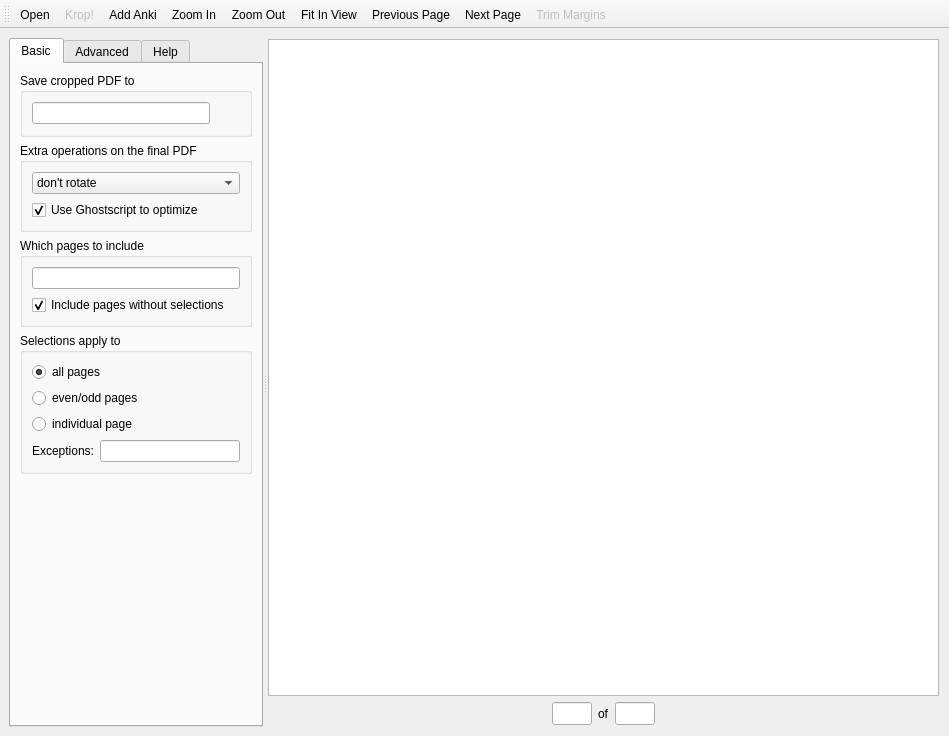
<?xml version="1.0" encoding="UTF-8"?>
<ui version="4.0">
 <class>MainWindow</class>
 <widget class="QMainWindow" name="MainWindow">
  <property name="geometry">
   <rect>
    <x>0</x>
    <y>0</y>
    <width>949</width>
    <height>736</height>
   </rect>
  </property>
  <property name="windowTitle">
   <string>krop yo: A tool to crop your PDFs</string>
  </property>
  <widget class="QWidget" name="centralwidget">
   <layout class="QVBoxLayout" name="verticalLayout_7">
    <item>
     <widget class="QSplitter" name="splitter">
      <property name="orientation">
       <enum>Qt::Horizontal</enum>
      </property>
      <property name="childrenCollapsible">
       <bool>false</bool>
      </property>
      <widget class="QTabWidget" name="tabWidget">
       <property name="sizePolicy">
        <sizepolicy hsizetype="Preferred" vsizetype="Expanding">
         <horstretch>0</horstretch>
         <verstretch>0</verstretch>
        </sizepolicy>
       </property>
       <property name="currentIndex">
        <number>0</number>
       </property>
       <widget class="QWidget" name="tabBasic">
        <attribute name="title">
         <string>Basic</string>
        </attribute>
        <layout class="QVBoxLayout" name="verticalLayout_4">
         <item>
          <widget class="QGroupBox" name="groupSaveTo">
           <property name="title">
            <string>Save cropped PDF to</string>
           </property>
           <layout class="QGridLayout" name="gridLayout">
            <item row="0" column="0">
             <widget class="QLineEdit" name="editFile">
              <property name="toolTip">
               <string>&lt;p&gt;This is where the cropped PDF will be saved after you choose &lt;i&gt;Krop!&lt;/i&gt; in the menu.&lt;/p&gt;</string>
              </property>
             </widget>
            </item>
            <item row="0" column="1">
             <widget class="QToolButton" name="buttonFileSelect">
              <property name="toolTip">
               <string>&lt;p&gt;This is where the cropped PDF will be saved after you choose &lt;i&gt;Krop!&lt;/i&gt; in the menu.&lt;/p&gt;</string>
              </property>
              <property name="text">
               <string/>
              </property>
              <property name="autoRaise">
               <bool>true</bool>
              </property>
             </widget>
            </item>
           </layout>
          </widget>
         </item>
         <item>
          <widget class="QGroupBox" name="groupPDFOperations">
           <property name="title">
            <string>Extra operations on the final PDF</string>
           </property>
           <property name="flat">
            <bool>false</bool>
           </property>
           <layout class="QVBoxLayout" name="verticalLayout_8">
            <item>
             <widget class="QComboBox" name="comboRotation">
              <item>
               <property name="text">
                <string>don't rotate</string>
               </property>
              </item>
              <item>
               <property name="text">
                <string>rotate left (90° counterclockwise)</string>
               </property>
              </item>
              <item>
               <property name="text">
                <string>rotate right (90° clockwise)</string>
               </property>
              </item>
              <item>
               <property name="text">
                <string>upside down</string>
               </property>
              </item>
             </widget>
            </item>
            <item>
             <widget class="QCheckBox" name="checkGhostscript">
              <property name="sizePolicy">
               <sizepolicy hsizetype="Minimum" vsizetype="Fixed">
                <horstretch>0</horstretch>
                <verstretch>0</verstretch>
               </sizepolicy>
              </property>
              <property name="toolTip">
               <string>&lt;p&gt;In order to use this option, Ghostscript must be installed and available as &lt;i&gt;gs&lt;/i&gt;. Whether this option actually improves the file size depends on the PDF file.&lt;/p&gt;</string>
              </property>
              <property name="text">
               <string>Use Ghostscript to optimize</string>
              </property>
              <property name="checked">
               <bool>true</bool>
              </property>
             </widget>
            </item>
           </layout>
          </widget>
         </item>
         <item>
          <widget class="QGroupBox" name="groupWhichPages">
           <property name="title">
            <string>Which pages to include</string>
           </property>
           <layout class="QVBoxLayout" name="verticalLayout">
            <item>
             <widget class="QLineEdit" name="editWhichPages">
              <property name="toolTip">
               <string>&lt;p&gt;Which pages to include in the output file.&lt;/p&gt;&lt;p&gt;&lt;i&gt;Eg:&lt;/i&gt; 1-5 for the first 5 pages
&lt;br&gt;&lt;i&gt;Eg:&lt;/i&gt; 2- for all but the first page
&lt;br&gt;&lt;i&gt;Eg:&lt;/i&gt; 1,4-5,7- to omit pages 2,3,6&lt;/p&gt;</string>
              </property>
             </widget>
            </item>
            <item>
             <widget class="QCheckBox" name="checkIncludePagesWithoutSelections">
              <property name="toolTip">
               <string>&lt;p&gt;If checked, pages without selections will be included in the output unchanged. Otherwise, such pages will be removed from the output.&lt;/p&gt;</string>
              </property>
              <property name="text">
               <string>Include pages without selections</string>
              </property>
              <property name="checked">
               <bool>true</bool>
              </property>
             </widget>
            </item>
           </layout>
          </widget>
         </item>
         <item>
          <widget class="QGroupBox" name="groupSelectionMode">
           <property name="toolTip">
            <string>&lt;p&gt;Should all pages be cropped based on the same selections? Maybe you want to treat even and odd pages differently? For full control you can crop each page using individual selections.&lt;/p&gt;</string>
           </property>
           <property name="title">
            <string>Selections apply to</string>
           </property>
           <property name="flat">
            <bool>false</bool>
           </property>
           <layout class="QGridLayout" name="gridLayout_2">
            <item row="0" column="0" colspan="2">
             <widget class="QRadioButton" name="radioSelAll">
              <property name="text">
               <string>all pages</string>
              </property>
              <property name="checked">
               <bool>true</bool>
              </property>
             </widget>
            </item>
            <item row="1" column="0" colspan="2">
             <widget class="QRadioButton" name="radioSelEvenOdd">
              <property name="text">
               <string>even/odd pages</string>
              </property>
             </widget>
            </item>
            <item row="2" column="0" colspan="2">
             <widget class="QRadioButton" name="radioSelIndividual">
              <property name="text">
               <string>individual page</string>
              </property>
             </widget>
            </item>
            <item row="3" column="0">
             <widget class="QLabel" name="labelSelExceptions">
              <property name="toolTip">
               <string>&lt;p&gt;List pages which require individual selections.&lt;/p&gt;</string>
              </property>
              <property name="text">
               <string>Exceptions:</string>
              </property>
             </widget>
            </item>
            <item row="3" column="1">
             <widget class="QLineEdit" name="editSelExceptions">
              <property name="toolTip">
               <string>&lt;p&gt;List pages which require individual selections.&lt;/p&gt;</string>
              </property>
             </widget>
            </item>
           </layout>
          </widget>
         </item>
         <item>
          <spacer name="verticalSpacer_3">
           <property name="orientation">
            <enum>Qt::Vertical</enum>
           </property>
           <property name="sizeHint" stdset="0">
            <size>
             <width>20</width>
             <height>484</height>
            </size>
           </property>
          </spacer>
         </item>
        </layout>
       </widget>
       <widget class="QWidget" name="tabAdvanced">
        <attribute name="title">
         <string>Advanced</string>
        </attribute>
        <layout class="QVBoxLayout" name="verticalLayout_5">
         <item>
          <widget class="QGroupBox" name="groupCurrentSel">
           <property name="enabled">
            <bool>false</bool>
           </property>
           <property name="toolTip">
            <string>&lt;p&gt;Click a selection to make it the current one. You can then set a fixed aspect ratio for this selection here.&lt;/p&gt;</string>
           </property>
           <property name="title">
            <string>Current Selection</string>
           </property>
           <layout class="QGridLayout" name="gridLayout_4">
            <item row="0" column="0" colspan="2">
             <widget class="QComboBox" name="comboSelAspectRatioType">
              <property name="toolTip">
               <string>&lt;p&gt;If your favorite aspect ratio is missing here, you can add it by editing the config file.&lt;/p&gt;</string>
              </property>
              <property name="editable">
               <bool>false</bool>
              </property>
              <property name="sizeAdjustPolicy">
               <enum>QComboBox::AdjustToContentsOnFirstShow</enum>
              </property>
             </widget>
            </item>
            <item row="1" column="1">
             <widget class="QLineEdit" name="editSelAspectRatio"/>
            </item>
            <item row="1" column="0">
             <widget class="QLabel" name="labelSelAspectRatio">
              <property name="text">
               <string>Aspect ratio:</string>
              </property>
             </widget>
            </item>
           </layout>
          </widget>
         </item>
         <item>
          <widget class="QGroupBox" name="groupTrimMargins">
           <property name="toolTip">
            <string>&lt;p&gt;Right-click a selection to automatically trim it.&lt;/p&gt;</string>
           </property>
           <property name="title">
            <string>Settings for trimming margins</string>
           </property>
           <layout class="QGridLayout" name="gridLayout_3">
            <item row="0" column="0" colspan="2">
             <widget class="QCheckBox" name="checkTrimUseAllPages">
              <property name="toolTip">
               <string>&lt;p&gt;If selected, all pages will be inspected (which can be very slow!) in order to determine the margins for auto trimming. Otherwise, only the current page is inspected.&lt;/p&gt;</string>
              </property>
              <property name="text">
               <string>Use all pages (slow!)</string>
              </property>
              <property name="checked">
               <bool>true</bool>
              </property>
             </widget>
            </item>
            <item row="1" column="0">
             <widget class="QLabel" name="labelPadding">
              <property name="toolTip">
               <string>&lt;p&gt;How much padding to use when trimming.&lt;/p&gt;&lt;p&gt;&lt;i&gt;Eg:&lt;/i&gt; 2 or 5,2 or 5,2,5,5 (interpreted as in CSS)&lt;/p&gt;</string>
              </property>
              <property name="text">
               <string>Padding:</string>
              </property>
             </widget>
            </item>
            <item row="1" column="1">
             <widget class="QLineEdit" name="editPadding">
              <property name="toolTip">
               <string>&lt;p&gt;How much padding to use when trimming.&lt;/p&gt;&lt;p&gt;&lt;i&gt;Eg:&lt;/i&gt; 2 or 5,2 or 5,2,5,5 (interpreted as in CSS)&lt;/p&gt;</string>
              </property>
              <property name="text">
               <string/>
              </property>
             </widget>
            </item>
            <item row="2" column="0">
             <widget class="QLabel" name="labelAllowedChanges">
              <property name="enabled">
               <bool>true</bool>
              </property>
              <property name="text">
               <string>Allowed changes:</string>
              </property>
             </widget>
            </item>
            <item row="2" column="1">
             <widget class="QLineEdit" name="editAllowedChanges">
              <property name="enabled">
               <bool>true</bool>
              </property>
             </widget>
            </item>
            <item row="3" column="0">
             <widget class="QLabel" name="labelSensitivity">
              <property name="enabled">
               <bool>true</bool>
              </property>
              <property name="text">
               <string>Color sensitivity:</string>
              </property>
             </widget>
            </item>
            <item row="3" column="1">
             <widget class="QLineEdit" name="editSensitivity">
              <property name="enabled">
               <bool>true</bool>
              </property>
             </widget>
            </item>
           </layout>
          </widget>
         </item>
         <item>
          <widget class="QGroupBox" name="groupDistribute">
           <property name="toolTip">
            <string>&lt;p&gt;Use this option if you want to break up each selection into pieces that exactly fit a certain aspect ratio. This is useful for displaying files on devices that don't support scrolling well.&lt;/p&gt;</string>
           </property>
           <property name="title">
            <string>Fit screen of device</string>
           </property>
           <layout class="QFormLayout" name="formLayout">
            <property name="fieldGrowthPolicy">
             <enum>QFormLayout::ExpandingFieldsGrow</enum>
            </property>
            <item row="0" column="0" colspan="2">
             <widget class="QComboBox" name="comboDistributeDevice">
              <property name="editable">
               <bool>false</bool>
              </property>
              <property name="sizeAdjustPolicy">
               <enum>QComboBox::AdjustToContentsOnFirstShow</enum>
              </property>
             </widget>
            </item>
            <item row="1" column="0">
             <widget class="QLabel" name="labelDistributeAspectRatio">
              <property name="text">
               <string>Aspect ratio:</string>
              </property>
             </widget>
            </item>
            <item row="1" column="1">
             <widget class="QLineEdit" name="editDistributeAspectRatio"/>
            </item>
            <item row="2" column="0" colspan="2">
             <widget class="QLabel" name="labelDistributeHelp">
              <property name="text">
               <string>&lt;p&gt;&lt;i&gt;Eg:&lt;/i&gt; 600:730 (ratio of width to height)&lt;/p&gt;</string>
              </property>
              <property name="wordWrap">
               <bool>true</bool>
              </property>
             </widget>
            </item>
           </layout>
          </widget>
         </item>
         <item>
          <spacer name="verticalSpacer">
           <property name="orientation">
            <enum>Qt::Vertical</enum>
           </property>
           <property name="sizeHint" stdset="0">
            <size>
             <width>20</width>
             <height>339</height>
            </size>
           </property>
          </spacer>
         </item>
        </layout>
       </widget>
       <widget class="QWidget" name="tabHelp">
        <attribute name="title">
         <string>Help</string>
        </attribute>
        <layout class="QVBoxLayout" name="verticalLayout_3">
         <item>
          <widget class="QLabel" name="labelHelp">
           <property name="sizePolicy">
            <sizepolicy hsizetype="Ignored" vsizetype="Preferred">
             <horstretch>0</horstretch>
             <verstretch>0</verstretch>
            </sizepolicy>
           </property>
           <property name="maximumSize">
            <size>
             <width>16777215</width>
             <height>16777215</height>
            </size>
           </property>
           <property name="baseSize">
            <size>
             <width>0</width>
             <height>0</height>
            </size>
           </property>
           <property name="text">
            <string>&lt;h3&gt;Getting started&lt;/h3&gt;
&lt;p&gt;Using your mouse, create one or more selections on the pdf document. These are the regions that will be included into the cropped file.&lt;/p&gt;
&lt;p&gt;When you are done, click &lt;i&gt;Krop!&lt;/i&gt; in the menu to create a cropped version of your document.&lt;/p&gt;
&lt;h3&gt;Hints&lt;/h3&gt;
&lt;p&gt;Right-click the page to create a selection for the full page (or a grid of selections).&lt;/p&gt;
&lt;p&gt;Right-click a selection to delete it. Or simply press the Delete key.&lt;/p&gt;
&lt;p&gt;You can choose to create individual selections for each page.&lt;/p&gt;
&lt;p&gt;You can automatically trim the margins of your selections.&lt;/p&gt;
&lt;p&gt;Examples and more information can be found at: &lt;a href='http://arminstraub.com/software/krop'&gt;arminstraub.com&lt;/a&gt;&lt;/p&gt;
</string>
           </property>
           <property name="textFormat">
            <enum>Qt::AutoText</enum>
           </property>
           <property name="wordWrap">
            <bool>true</bool>
           </property>
           <property name="openExternalLinks">
            <bool>true</bool>
           </property>
          </widget>
         </item>
         <item>
          <spacer name="verticalSpacer_2">
           <property name="orientation">
            <enum>Qt::Vertical</enum>
           </property>
           <property name="sizeHint" stdset="0">
            <size>
             <width>20</width>
             <height>524</height>
            </size>
           </property>
          </spacer>
         </item>
         <item>
          <widget class="QFrame" name="frameHelpCopyright">
           <property name="frameShape">
            <enum>QFrame::HLine</enum>
           </property>
          </widget>
         </item>
         <item>
          <widget class="QLabel" name="labelHelpCopyright">
           <property name="sizePolicy">
            <sizepolicy hsizetype="Ignored" vsizetype="Preferred">
             <horstretch>0</horstretch>
             <verstretch>0</verstretch>
            </sizepolicy>
           </property>
           <property name="toolTip">
            <string>&lt;p&gt;This program is free software and available to you in the hope that it will be useful; but without any warranty. It is distributed under the terms of the GNU General Public License (GPLv3+). See the accompanying files for more information.&lt;/p&gt;</string>
           </property>
           <property name="text">
            <string>&lt;p&gt;Copyright (C) 2010-2020 Armin Straub
&lt;br&gt;&lt;a href='http://arminstraub.com'&gt;http://arminstraub.com&lt;/a&gt;&lt;/p&gt;</string>
           </property>
           <property name="textFormat">
            <enum>Qt::AutoText</enum>
           </property>
           <property name="wordWrap">
            <bool>true</bool>
           </property>
           <property name="openExternalLinks">
            <bool>true</bool>
           </property>
          </widget>
         </item>
        </layout>
       </widget>
      </widget>
      <widget class="QFrame" name="frame">
       <property name="sizePolicy">
        <sizepolicy hsizetype="Expanding" vsizetype="Preferred">
         <horstretch>1</horstretch>
         <verstretch>0</verstretch>
        </sizepolicy>
       </property>
       <property name="frameShape">
        <enum>QFrame::NoFrame</enum>
       </property>
       <property name="frameShadow">
        <enum>QFrame::Raised</enum>
       </property>
       <layout class="QVBoxLayout" name="verticalLayout_2">
        <property name="margin">
         <number>1</number>
        </property>
        <item>
         <widget class="QGraphicsView" name="documentView">
          <property name="contextMenuPolicy">
           <enum>Qt::CustomContextMenu</enum>
          </property>
          <property name="frameShadow">
           <enum>QFrame::Sunken</enum>
          </property>
         </widget>
        </item>
        <item>
         <widget class="QFrame" name="frame_2">
          <property name="frameShape">
           <enum>QFrame::NoFrame</enum>
          </property>
          <property name="frameShadow">
           <enum>QFrame::Raised</enum>
          </property>
          <layout class="QHBoxLayout" name="horizontalLayout_2">
           <property name="margin">
            <number>0</number>
           </property>
           <item>
            <spacer name="horizontalSpacer">
             <property name="orientation">
              <enum>Qt::Horizontal</enum>
             </property>
             <property name="sizeType">
              <enum>QSizePolicy::Expanding</enum>
             </property>
             <property name="sizeHint" stdset="0">
              <size>
               <width>40</width>
               <height>20</height>
              </size>
             </property>
            </spacer>
           </item>
           <item>
            <widget class="QPushButton" name="buttonFirst">
             <property name="minimumSize">
              <size>
               <width>24</width>
               <height>24</height>
              </size>
             </property>
             <property name="maximumSize">
              <size>
               <width>24</width>
               <height>24</height>
              </size>
             </property>
             <property name="focusPolicy">
              <enum>Qt::NoFocus</enum>
             </property>
             <property name="text">
              <string/>
             </property>
             <property name="flat">
              <bool>true</bool>
             </property>
            </widget>
           </item>
           <item>
            <widget class="QPushButton" name="buttonPrevious">
             <property name="minimumSize">
              <size>
               <width>24</width>
               <height>24</height>
              </size>
             </property>
             <property name="maximumSize">
              <size>
               <width>24</width>
               <height>24</height>
              </size>
             </property>
             <property name="focusPolicy">
              <enum>Qt::NoFocus</enum>
             </property>
             <property name="text">
              <string/>
             </property>
             <property name="flat">
              <bool>true</bool>
             </property>
            </widget>
           </item>
           <item>
            <widget class="QLineEdit" name="editCurrentPage">
             <property name="sizePolicy">
              <sizepolicy hsizetype="Fixed" vsizetype="Fixed">
               <horstretch>0</horstretch>
               <verstretch>0</verstretch>
              </sizepolicy>
             </property>
             <property name="minimumSize">
              <size>
               <width>40</width>
               <height>23</height>
              </size>
             </property>
             <property name="maximumSize">
              <size>
               <width>40</width>
               <height>16777215</height>
              </size>
             </property>
             <property name="inputMask">
              <string/>
             </property>
             <property name="alignment">
              <set>Qt::AlignCenter</set>
             </property>
            </widget>
           </item>
           <item>
            <widget class="QLabel" name="label">
             <property name="text">
              <string>of</string>
             </property>
            </widget>
           </item>
           <item>
            <widget class="QLineEdit" name="editMaxPage">
             <property name="enabled">
              <bool>true</bool>
             </property>
             <property name="sizePolicy">
              <sizepolicy hsizetype="Fixed" vsizetype="Fixed">
               <horstretch>0</horstretch>
               <verstretch>0</verstretch>
              </sizepolicy>
             </property>
             <property name="minimumSize">
              <size>
               <width>40</width>
               <height>23</height>
              </size>
             </property>
             <property name="maximumSize">
              <size>
               <width>40</width>
               <height>16777215</height>
              </size>
             </property>
             <property name="autoFillBackground">
              <bool>false</bool>
             </property>
             <property name="inputMask">
              <string/>
             </property>
             <property name="frame">
              <bool>true</bool>
             </property>
             <property name="alignment">
              <set>Qt::AlignCenter</set>
             </property>
             <property name="readOnly">
              <bool>true</bool>
             </property>
            </widget>
           </item>
           <item>
            <widget class="QPushButton" name="buttonNext">
             <property name="minimumSize">
              <size>
               <width>24</width>
               <height>24</height>
              </size>
             </property>
             <property name="maximumSize">
              <size>
               <width>24</width>
               <height>24</height>
              </size>
             </property>
             <property name="focusPolicy">
              <enum>Qt::NoFocus</enum>
             </property>
             <property name="text">
              <string/>
             </property>
             <property name="flat">
              <bool>true</bool>
             </property>
            </widget>
           </item>
           <item>
            <widget class="QPushButton" name="buttonLast">
             <property name="minimumSize">
              <size>
               <width>24</width>
               <height>24</height>
              </size>
             </property>
             <property name="maximumSize">
              <size>
               <width>24</width>
               <height>24</height>
              </size>
             </property>
             <property name="focusPolicy">
              <enum>Qt::NoFocus</enum>
             </property>
             <property name="text">
              <string/>
             </property>
             <property name="flat">
              <bool>true</bool>
             </property>
            </widget>
           </item>
           <item>
            <spacer name="horizontalSpacer2">
             <property name="orientation">
              <enum>Qt::Horizontal</enum>
             </property>
             <property name="sizeType">
              <enum>QSizePolicy::Expanding</enum>
             </property>
             <property name="sizeHint" stdset="0">
              <size>
               <width>40</width>
               <height>20</height>
              </size>
             </property>
            </spacer>
           </item>
          </layout>
         </widget>
        </item>
       </layout>
      </widget>
     </widget>
    </item>
   </layout>
  </widget>
  <widget class="QMenuBar" name="menubar">
   <property name="geometry">
    <rect>
     <x>0</x>
     <y>0</y>
     <width>949</width>
     <height>21</height>
    </rect>
   </property>
  </widget>
  <widget class="QToolBar" name="toolBar">
   <property name="contextMenuPolicy">
    <enum>Qt::ActionsContextMenu</enum>
   </property>
   <property name="windowTitle">
    <string>toolBar</string>
   </property>
   <property name="movable">
    <bool>true</bool>
   </property>
   <property name="toolButtonStyle">
    <enum>Qt::ToolButtonFollowStyle</enum>
   </property>
   <property name="floatable">
    <bool>false</bool>
   </property>
   <attribute name="toolBarArea">
    <enum>TopToolBarArea</enum>
   </attribute>
   <attribute name="toolBarBreak">
    <bool>false</bool>
   </attribute>
   <addaction name="actionOpenFile"/>
   <addaction name="actionKrop"/>
   <addaction name="actionAddAnki"/>
   <addaction name="actionZoomIn"/>
   <addaction name="actionZoomOut"/>
   <addaction name="actionFitInView"/>
   <addaction name="actionPreviousPage"/>
   <addaction name="actionNextPage"/>
   <addaction name="actionTrimMarginsAll"/>
  </widget>
  <action name="actionZoomIn">
   <property name="text">
    <string>Zoom In</string>
   </property>
   <property name="shortcut">
    <string>Ctrl+=</string>
   </property>
  </action>
  <action name="actionZoomOut">
   <property name="text">
    <string>Zoom Out</string>
   </property>
   <property name="shortcut">
    <string>Ctrl+-</string>
   </property>
  </action>
  <action name="actionPreviousPage">
   <property name="text">
    <string>Previous Page</string>
   </property>
   <property name="shortcut">
    <string>PgUp</string>
   </property>
  </action>
  <action name="actionNextPage">
   <property name="text">
    <string>Next Page</string>
   </property>
   <property name="shortcut">
    <string>PgDown</string>
   </property>
  </action>
  <action name="actionOpenFile">
   <property name="text">
    <string>Open</string>
   </property>
   <property name="shortcut">
    <string>Ctrl+O</string>
   </property>
  </action>
  <action name="actionFitInView">
   <property name="checkable">
    <bool>true</bool>
   </property>
   <property name="text">
    <string>Fit In View</string>
   </property>
  </action>
  <action name="actionKrop">
   <property name="enabled">
    <bool>false</bool>
   </property>
   <property name="text">
    <string>Krop!</string>
   </property>
  </action>
  <action name="actionAddAnki">
   <property name="enabled">
    <bool>true</bool>
   </property>
   <property name="text">
    <string>Add Anki</string>
   </property>
  </action>
  <action name="actionDeleteSelection">
   <property name="text">
    <string>Delete Selection</string>
   </property>
   <property name="shortcut">
    <string>Del</string>
   </property>
  </action>
  <action name="actionFirstPage">
   <property name="text">
    <string>First Page</string>
   </property>
   <property name="shortcut">
    <string>Home</string>
   </property>
  </action>
  <action name="actionLastPage">
   <property name="text">
    <string>Last Page</string>
   </property>
   <property name="shortcut">
    <string>End</string>
   </property>
  </action>
  <action name="actionTrimMargins">
   <property name="text">
    <string>Trim Margins</string>
   </property>
  </action>
  <action name="actionSelectFile">
   <property name="text">
    <string>Select File</string>
   </property>
  </action>
  <action name="actionTrimMarginsAll">
   <property name="enabled">
    <bool>false</bool>
   </property>
   <property name="text">
    <string>Trim Margins</string>
   </property>
   <property name="toolTip">
    <string>Trim Margins</string>
   </property>
   <property name="shortcut">
    <string>Ctrl+T</string>
   </property>
  </action>
  <action name="actionNewSelection">
   <property name="text">
    <string>New Selection</string>
   </property>
   <property name="toolTip">
    <string>New Selection</string>
   </property>
   <property name="shortcut">
    <string>Ins</string>
   </property>
  </action>
  <action name="actionNewSelectionGrid">
   <property name="text">
    <string>New Selection Grid...</string>
   </property>
   <property name="toolTip">
    <string>New Selection Grid...</string>
   </property>
   <property name="shortcut">
    <string>Shift+Ins</string>
   </property>
  </action>
 </widget>
 <resources/>
 <connections>
  <connection>
   <sender>buttonPrevious</sender>
   <signal>clicked()</signal>
   <receiver>actionPreviousPage</receiver>
   <slot>trigger()</slot>
   <hints>
    <hint type="sourcelabel">
     <x>548</x>
     <y>623</y>
    </hint>
    <hint type="destinationlabel">
     <x>-1</x>
     <y>-1</y>
    </hint>
   </hints>
  </connection>
  <connection>
   <sender>buttonNext</sender>
   <signal>clicked()</signal>
   <receiver>actionNextPage</receiver>
   <slot>trigger()</slot>
   <hints>
    <hint type="sourcelabel">
     <x>750</x>
     <y>623</y>
    </hint>
    <hint type="destinationlabel">
     <x>-1</x>
     <y>-1</y>
    </hint>
   </hints>
  </connection>
  <connection>
   <sender>buttonFirst</sender>
   <signal>clicked()</signal>
   <receiver>actionFirstPage</receiver>
   <slot>trigger()</slot>
   <hints>
    <hint type="sourcelabel">
     <x>535</x>
     <y>673</y>
    </hint>
    <hint type="destinationlabel">
     <x>-1</x>
     <y>-1</y>
    </hint>
   </hints>
  </connection>
  <connection>
   <sender>buttonLast</sender>
   <signal>clicked()</signal>
   <receiver>actionLastPage</receiver>
   <slot>trigger()</slot>
   <hints>
    <hint type="sourcelabel">
     <x>724</x>
     <y>673</y>
    </hint>
    <hint type="destinationlabel">
     <x>-1</x>
     <y>-1</y>
    </hint>
   </hints>
  </connection>
  <connection>
   <sender>buttonFileSelect</sender>
   <signal>clicked()</signal>
   <receiver>actionSelectFile</receiver>
   <slot>trigger()</slot>
   <hints>
    <hint type="sourcelabel">
     <x>281</x>
     <y>120</y>
    </hint>
    <hint type="destinationlabel">
     <x>-1</x>
     <y>-1</y>
    </hint>
   </hints>
  </connection>
 </connections>
</ui>
